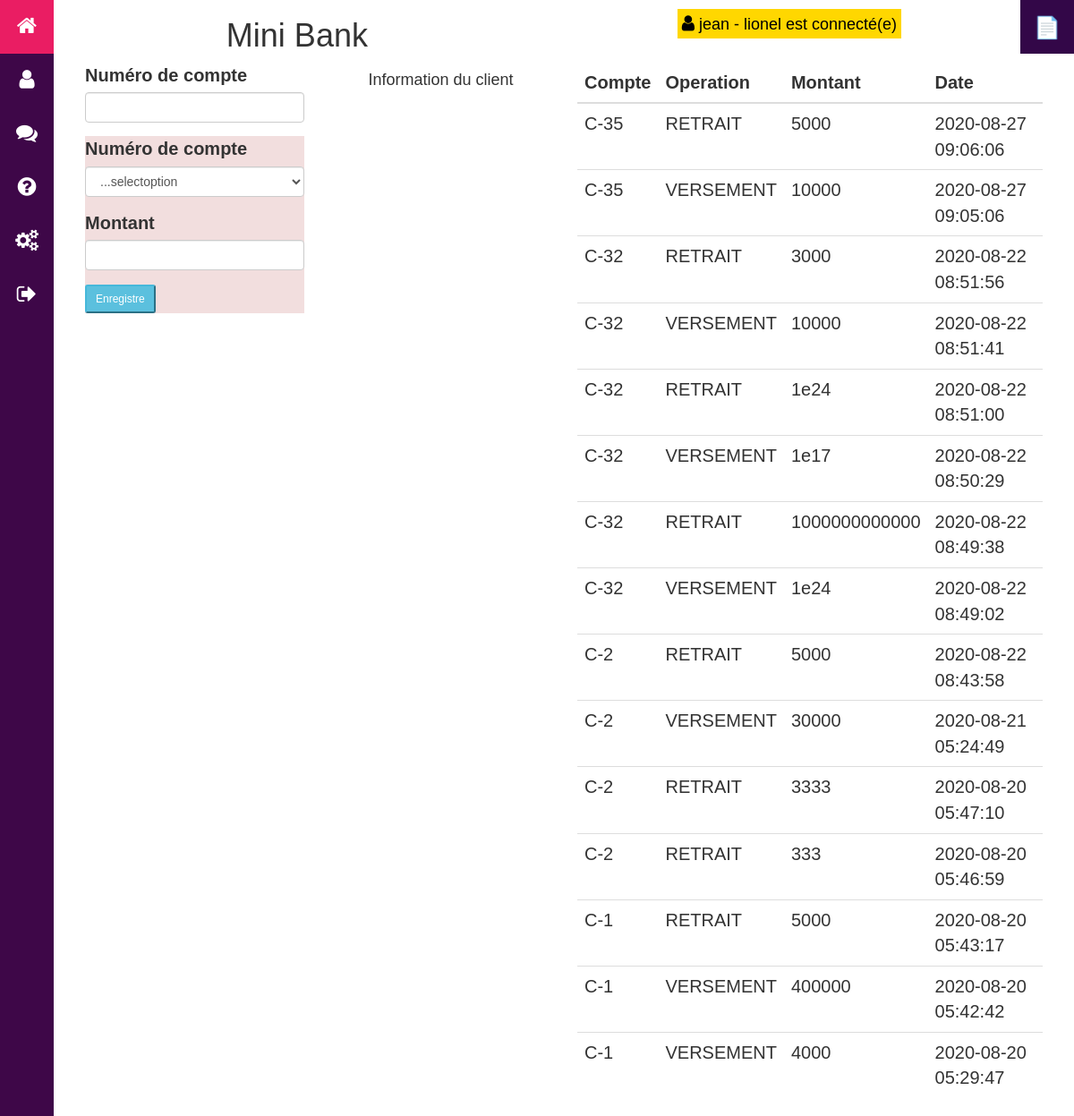
The app's page /public/operation.php (signed in) with its own data.
### tables this page shows
CREATE TABLE `operations` (
  `id` int NOT NULL,
  `client_id` int NOT NULL,
  `compte_id` int NOT NULL,
  `agent_id` int DEFAULT NULL,
  `created_at` timestamp NOT NULL DEFAULT CURRENT_TIMESTAMP,
  `type_operation` enum('RETRAIT','VERSEMENT') NOT NULL,
  `montant` float NOT NULL
);

CREATE TABLE `comptes` (
  `id` int NOT NULL,
  `montant` float NOT NULL,
  `numero` varchar(30) NOT NULL,
  `date_Creation` datetime NOT NULL DEFAULT CURRENT_TIMESTAMP
);

### src/Db/Connection.php (called while the page is built, shortened)
<?php
class Connection {
    public $connection ;
    public function __construct()
    {
        if (!isset($this->connection)) {
            $this->connection = new PDO('mysql:dbname=ult_programation_web;host=localhost', 'admin', 'admin' , [
            PDO::ATTR_ERRMODE => PDO::ERRMODE_EXCEPTION
        ]);
        }
        return $this->connection;
    }
}

### src/Model/Table.php (called while the page is built, shortened)
<?php
abstract class Table{
    protected $pdo;
    protected $table = null;
    protected $class = null;
    public function __construct()
    {
        $pdo = new Connection();
        if($this->pdo === null){
            $this->pdo = $pdo->connection;
        }
    }
    public function find(int $id)
    {
        $query = $this->pdo->prepare("SELECT * FROM $this->table WHERE id= :id");
        $query->execute(['id' => $id]);
        $query->setFetchMode(\PDO::FETCH_CLASS,$this->class);
        $result = $query->fetch();
        return  $result;
    }
    public function all($order_by= 'ASC'): array
    {
        $sql = "SELECT * FROM {$this->table} ORDER BY id ".$order_by;
        return $this->pdo->query($sql,PDO::FETCH_CLASS,$this->class)->fetchAll();
    }
}

### src/Model/Classes/Operation.php (called while the page is built, shortened)
<?php
class Operation
{
	private $compte_id;
	private $created_at;
	private $type_operation;
	private $montant;
    public function getCompteId()
    {
        return $this->compte_id;
    }
    public function getCreatedAt()
    {
        return $this->created_at;
    }
    public function getTypeOperation()
    {
        return $this->type_operation;
    }
    public function getMontant()
    {
        return $this->montant;
    }
}

### src/Model/CompteTable.php (called while the page is built, shortened)
<?php
class CompteTable extends Table
{
    public function getNameById($id)
    {
        return $this->find($id)->getNumero();
    }
}

### src/Model/Classes/Compte.php (called while the page is built, shortened)
<?php
class Compte{
	private $numero;
    public function getNumero()
    {
        return $this->numero;
    }
}

### public/operation.php (the view, shortened to what this page needs)
<?php
require_once('layout/_header.php');
$operationTables = new OperationTable();
$operationsData = $operationTables->all('DESC');
?>
<div class="row">
	<div class="col-md-3">
		<div class="form-group">
			<label for="">
				Numéro de compte
			</label>
			<input type="text" id="num_compte"  class="form-control">
		</div>
		<div class="card bg-danger">
			<form action="" method="post">
				<div class="form-group">
					<label for="">
						Numéro de compte
					</label>
					<select name="operation" id="operation" class="form-control">
						<option value="">...selectoption</option>
					</select>
				</div>
				<div class="form-group">
					<label for="">
						Montant
					</label>
					<input type="text" name="montant" class="form-control">
				</div>
				<div class="form-group">
					<input type="submit" id="submit" name="save" class="btn-sm btn-info" value="Enregistre">
				</div>
			</form>
		</div>
	</div>
	<div class="col-md-3">
		<h4  class="text-center">Information du client</h4>
		<div class="card-body">
			<span id="nom_client"></span> <br>
			<span id="prenom_client"></span> <br>
			<span id="telephone_client"></span> <br>
			<span id="compte_numero"></span> <br>
			<span id="compte_motant"></span> <br>
		</div>
	</div>
	<div class="col-md-6">
		<table class="table">
			<thead>
				<tr>
					<th>
						Compte
					</th>
					<th>
						Operation
					</th>
					<th>Montant</th>
					<th>Date</th>
				</tr>
			</thead>
			<tbody>
				<?php foreach($operationsData as $operation): ?>
					<tr>
						<td><?php
						$compteTable = new CompteTable();
						echo $compteTable->getNameById($operation->getCompteId());
						?></td>
						<td><?= $operation->getTypeOperation()?></td>
						<td><?= $operation->getMontant()?></td>
						<td><?= $operation->getCreatedAt()?></td>
					</tr>
				<?php endforeach;?>
			</tbody>
		</table>
	</div>
</div>
<?php
require_once('layout/_footer.php');
?>

### public/css/style.css (style rules this page uses)
* { margin: 0; padding: 0; box-sizing: border-box; font-family: sans-serif; font-size: 20px; }
body { margin:0;; font-family: -apple-system,BlinkMacSystemFont,"Segoe UI",Roboto,"Helvetica Neue",Arial,"Noto Sans",sans-serif,"Apple Color Emoji","Segoe UI Emoji","Segoe UI Symbol","Noto Color Emoji" }

### records on screen
operations: compte.numero "C-35", type_operation "RETRAIT", montant "5000", created_at "2020-08-27 09:06:06"
operations: compte.numero "C-35", type_operation "VERSEMENT", montant "10000", created_at "2020-08-27 09:05:06"
operations: compte.numero "C-32", type_operation "RETRAIT", montant "3000", created_at "2020-08-22 08:51:56"
operations: compte.numero "C-32", type_operation "VERSEMENT", montant "10000", created_at "2020-08-22 08:51:41"
operations: compte.numero "C-32", type_operation "RETRAIT", montant "1e24", created_at "2020-08-22 08:51:00"
operations: compte.numero "C-32", type_operation "VERSEMENT", montant "1e17", created_at "2020-08-22 08:50:29"
operations: compte.numero "C-32", type_operation "RETRAIT", montant "1000000000000", created_at "2020-08-22 08:49:38"
operations: compte.numero "C-32", type_operation "VERSEMENT", montant "1e24", created_at "2020-08-22 08:49:02"
operations: compte.numero "C-2", type_operation "RETRAIT", montant "5000", created_at "2020-08-22 08:43:58"
operations: compte.numero "C-2", type_operation "VERSEMENT", montant "30000", created_at "2020-08-21 05:24:49"
operations: compte.numero "C-2", type_operation "RETRAIT", montant "3333", created_at "2020-08-20 05:47:10"
operations: compte.numero "C-2", type_operation "RETRAIT", montant "333", created_at "2020-08-20 05:46:59"
operations: compte.numero "C-1", type_operation "RETRAIT", montant "5000", created_at "2020-08-20 05:43:17"
operations: compte.numero "C-1", type_operation "VERSEMENT", montant "400000", created_at "2020-08-20 05:42:42"
operations: compte.numero "C-1", type_operation "VERSEMENT", montant "4000", created_at "2020-08-20 05:29:47"

### other values on screen
$_SESSION['user']['nom'] "jean"
$_SESSION['user']['prenom'] "lionel"
